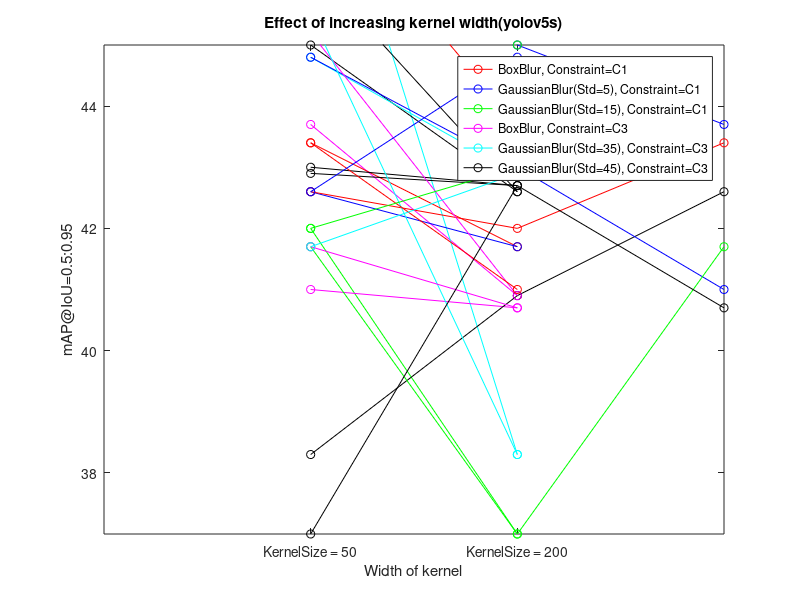

This chart was generated by the following MATLAB code:
clc
clear all
close all

%% Effect of changing constraint for all levels, and mechanisms
x = [1 2];
%level = [50 100];
rb_50 = [47.7 45.2]; %1st element-C1, 2nd element-C2
rg5_50 = [51.2 45.5];
rg15_50 = [48.2 46.3];

rb_200 = [43.7 40.9];
rg35_200 = [49.1 38.3];
rg45_200 = [45 42.6];

plot(x, rb_50, 'ro-');
hold on
plot(x, rg5_50, 'bo-');
plot(x, rg15_50, 'go-');
plot(x, rb_200, 'mo-');
plot(x, rg35_200, 'co-');
plot(x, rg45_200, 'ko-');

legend('BoxBlur, KernelWidth=50', 'GaussianBlur(Std=5), KernelWidth=50', 'GaussianBlur(Std=15), KernelWidth=50', 'BoxBlur, KernelWidth=200', 'GaussianBlur(Std=35), KernelWidth=200', 'GaussianBlur(Std=45), KernelWidth=200');
xticks([1 2]);
xticklabels({'C1','C2'});
xlim([0 3]);
xlabel('Constraints');
ylabel('mAP@IoU=0.5:0.95');
title('Effect of changing constraints(Yolov5x)');

%% Effect of changing constraint for all levels, and mechanisms
x = [1 2];
%level = [50 100];
rb_50 = [43.4 41.7];
rg5_50 = [42.6 41.7];
rg15_50 = [42 37];

rb_200 = [41 40.7];
rg35_200 = [44.8 42.9];
rg45_200 = [43 42.7];

plot(x, rb_50, 'ro-');
hold on
plot(x, rg5_50, 'bo-');
plot(x, rg15_50, 'go-');
plot(x, rb_200, 'mo-');
plot(x, rg35_200, 'co-');
plot(x, rg45_200, 'ko-');

legend('BoxBlur, KernelWidth=50', 'GaussianBlur(Std=5), KernelWidth=50', 'GaussianBlur(Std=15), KernelWidth=50', 'BoxBlur, KernelWidth=200', 'GaussianBlur(Std=35), KernelWidth=200', 'GaussianBlur(Std=45), KernelWidth=200');
xticks([1 2]);
xticklabels({'C1','C3'});
xlim([0 3]);
xlabel('Constraints');
ylabel('mAP@IoU=0.5:0.95');
title('Effect of changing constraints(Yolov5s)');



%% Effect of changing mechanism for all levels and all constraints
x = [1 2 3];
%level = [50 100];
r50C1 = [51.2 48.2 47.7];
r200C1 = [49.1 45 43.7];
r50C3 = [45.5 46.3 45.2];
r200C3 = [38.3 40.9 42.6];
plot(x, r50C1, 'ro-');
hold on
plot(x, r200C1, 'bo-');
plot(x,r50C3, 'go-');
plot(x,r200C3, 'ko-');
legend('KernelSize=50, Constraint=1', 'KernelSize=200, Constraint=1', 'KernelSize=50, Constraint=3', 'KernelSize=200, Constraint=3');
xticks([1 2 3]);
xticklabels({'Gaussian(Std=Low)','Gaussian(Std=High)', 'Box Blur'});
xlim([0 4]);
xlabel('Blur Mechanism');
ylabel('mAP@IoU=0.5:0.95');
title('Effect of changing blur mechanism(Yolov5x)');

%% Effect of changing mechanism for all levels under C1
x = [1 2 3];
%level = [50 100];
r50C1 = [42.6 42 43.4];
r200C1 = [44.8 43 41];
r50C3 = [41.7 37 41.7];
r200C3 = [42.9 42.7 40.7];
plot(x, r50C1, 'ro-');
hold on
plot(x, r200C1, 'bo-');
plot(x,r50C3, 'go-');
plot(x,r200C3, 'ko-');
legend('KernelSize=50, Constraint=1', 'KernelSize=200, Constraint=1', 'KernelSize=50, Constraint=3', 'KernelSize=200, Constraint=3');
xticks([1 2 3]);
xticklabels({'Gaussian(Std=Low)','Gaussian(Std=High)', 'Box Blur'});
xlim([0 4]);
ylim([37 45]);
xlabel('Blur Mechanism');
ylabel('mAP@IoU=0.5:0.95');
title('Effect of changing mechanism(Yolov5s)');

%% Effect of changing kernel size yolov5x
x = [1 2];
%level = [50 100];
rb_C1 = [47.7 43.7];
rg5_C1 = [51.2 49.1];
rg15_C1 = [48.2 45];

rb_C3 = [45.2 40.9];
rg35_C3 = [45.5 38.3];
rg45_C3 = [46.3 42.6];

plot(x, rb_C1, 'ro-');
hold on
plot(x, rg5_C1, 'bo-');
plot(x, rg15_C1, 'go-');
plot(x, rb_C3, 'mo-');
plot(x, rg35_C3, 'co-');
plot(x, rg45_C3, 'ko-');


legend('BoxBlur, Constraint=C1','GaussianBlur(Std=5), Constraint=C1','GaussianBlur(Std=15), Constraint=C1', 'BoxBlur, Constraint=C3','GaussianBlur(Std=35), Constraint=C3', 'GaussianBlur(Std=45), Constraint=C3');
xticks([1 2]);
xticklabels({'KernelSize = 50','KernelSize = 200'});
xlim([0 3]);
xlabel('Width of kernel');
ylabel('mAP@IoU=0.5:0.95');
title('Effect of increasing kernel width(yolov5x)');

%% Effect of changing kernel size yolov5s
x = [1 2];
%level = [50 100];
rb_C1 = [43.4 41];
rg5_C1 = [42.6 44.8];
rg15_C1 = [42 43];

rb_C3 = [41.7 40.7];
rg35_C3 = [41.7 42.9];
rg45_C3 = [37 42.7];

plot(x, rb_C1, 'ro-');
hold on
plot(x, rg5_C1, 'bo-');
plot(x, rg15_C1, 'go-');
plot(x, rb_C3, 'mo-');
plot(x, rg35_C3, 'co-');
plot(x, rg45_C3, 'ko-');


legend('BoxBlur, Constraint=C1','GaussianBlur(Std=5), Constraint=C1','GaussianBlur(Std=15), Constraint=C1', 'BoxBlur, Constraint=C3','GaussianBlur(Std=35), Constraint=C3', 'GaussianBlur(Std=45), Constraint=C3');
xticks([1 2]);
xticklabels({'KernelSize = 50','KernelSize = 200'});
xlim([0 3]);
xlabel('Width of kernel');
ylabel('mAP@IoU=0.5:0.95');
title('Effect of increasing kernel width(yolov5s)');








